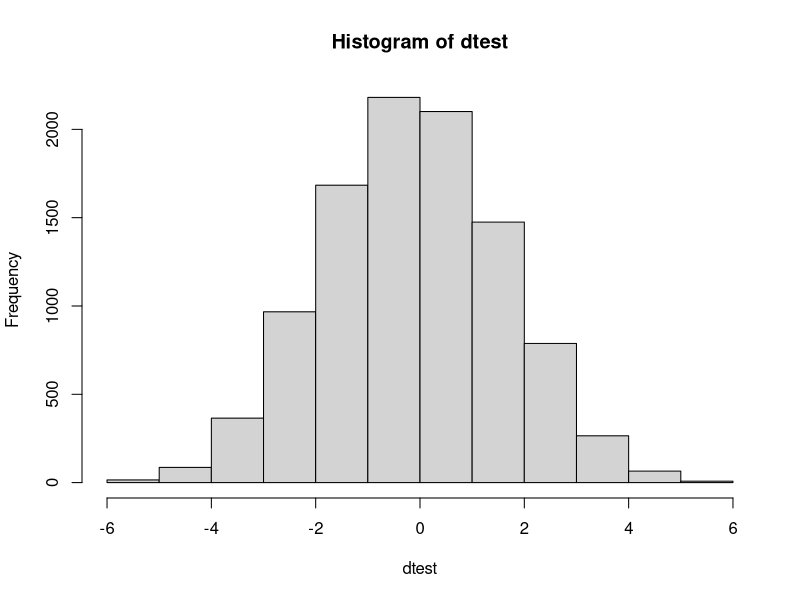

This chart was generated by the following R code:

m <- c(120, 107, 110, 116, 114, 111, 113, 117, 114, 112)
f <- c(110, 111, 107, 108, 110, 105, 107, 106, 111, 111)


mean(f)
mean(m)

f <- sort(f)
m <- sort(m)

d0 <- m-f

med_d0 <- mean(d0)


dtest <- c()

dsort <- c()

f1 <- c()
m1 <- c()

for (i in 1:10000) {
  
  dsort <- sample(c(f,m))
  f1  <- dsort[1:10]
  m1  <- dsort[11:20]
  mean_dtest <- mean(m1-f1)
  dtest <- c(dtest,mean_dtest )
  
  
  
}



hist(dtest)


rej_zon <- max(quantile(dtest, 0.9))


if (mean(d0) > rej_zon) {
    
        print("Há evidência significativa para a diferença entre as medidas, os machos possuem medidas maiores que as fêmeas.")
  
} else{
  
  print("Não há evidência significativa para a diferencia entre as medidas, não rejeita H0.")
}






